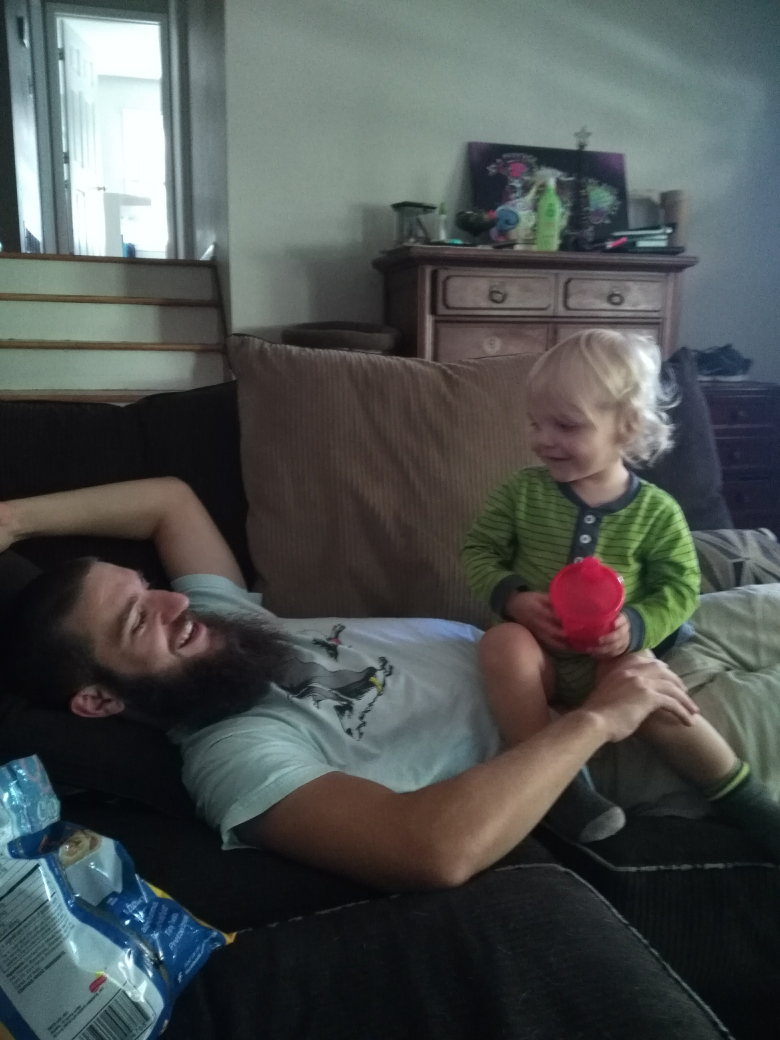
#> input picture L1/ps0_python/input/al_and_trace.png, 3120 x 4160 px (shown at 1/4 size)
$ jupyter execute ps0.ipynb   (shell and % lines are left out)
#> lines starting #> are read from the running program, lines starting #| are printed output that depends on the picture
[cell 1]
import cv2
import numpy as np
import matplotlib.pyplot as plt

[cell 2]
# Function to show images using open cv
def imshow(img, factor):
    cv2.startWindowThread()
    cv2.namedWindow('window', cv2.WINDOW_NORMAL)
    cv2.resizeWindow('window', (int(img.shape[1]/factor), int(img.shape[0]/factor)))
    cv2.imshow('window', img)
    cv2.waitKey(0)

[cell 3]
# Part 1
# Import 2 images - need to convert to rgb
img1_bgr = cv2.imread('input/al_and_trace.png')
#> img1_bgr is the input picture: shape (4160, 3120, 3); mean B, G, R 80.2, 81.4, 76.9
img2_bgr = cv2.imread('input/al_and_lene.png')
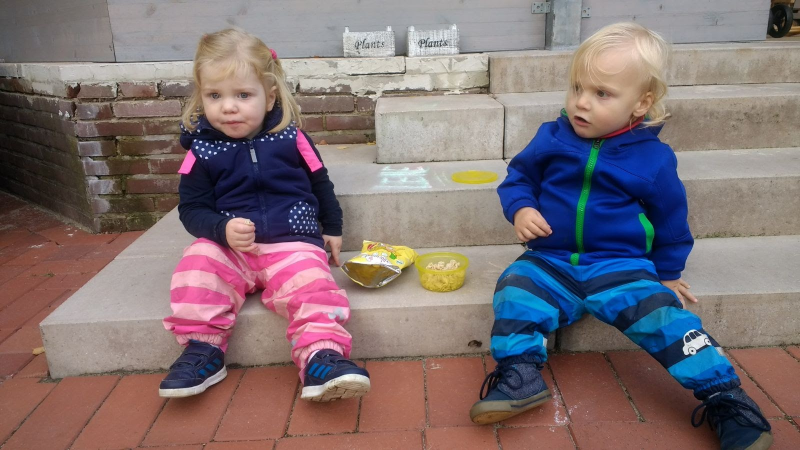
#> input picture L1/ps0_python/input/al_and_lene.png, 1600 x 900 px (shown at 1/2 size)
#> img2_bgr is the input picture: shape (900, 1600, 3); mean B, G, R 114.7, 112.6, 127.5
img1_rgb = cv2.cvtColor(img1_bgr, cv2.COLOR_BGR2RGB)
img2_rgb = cv2.cvtColor(img2_bgr, cv2.COLOR_BGR2RGB)

[cell 4]
# 1a: import image 1, view it, save it to outputs
img1 = cv2.imread('input/al_and_trace.png')
imshow(img1, 5)
cv2.imwrite('output/ps0-1-a-1.png', img1)
#> Out = True

[cell 5]
# 1b: import image 2, view it, save it to outputs
img2 = cv2.imread('input/al_and_lene.png')
imshow(img2, 2)
cv2.imwrite('output/ps0-1-a-2.png', img1)
#> Out = True

[cell 6]
# 2a: convert image 1 from bgr to rgb
img1_rgb = cv2.cvtColor(img1, cv2.COLOR_BGR2RGB)
imshow(img1_rgb, 5)
cv2.imwrite('output/ps0-2-a-1.png', img1_rgb)
#> Out = True

[cell 7]
# 2b: create monochrome image from image 1 green channel
img1_g = img1[:, :, 1]
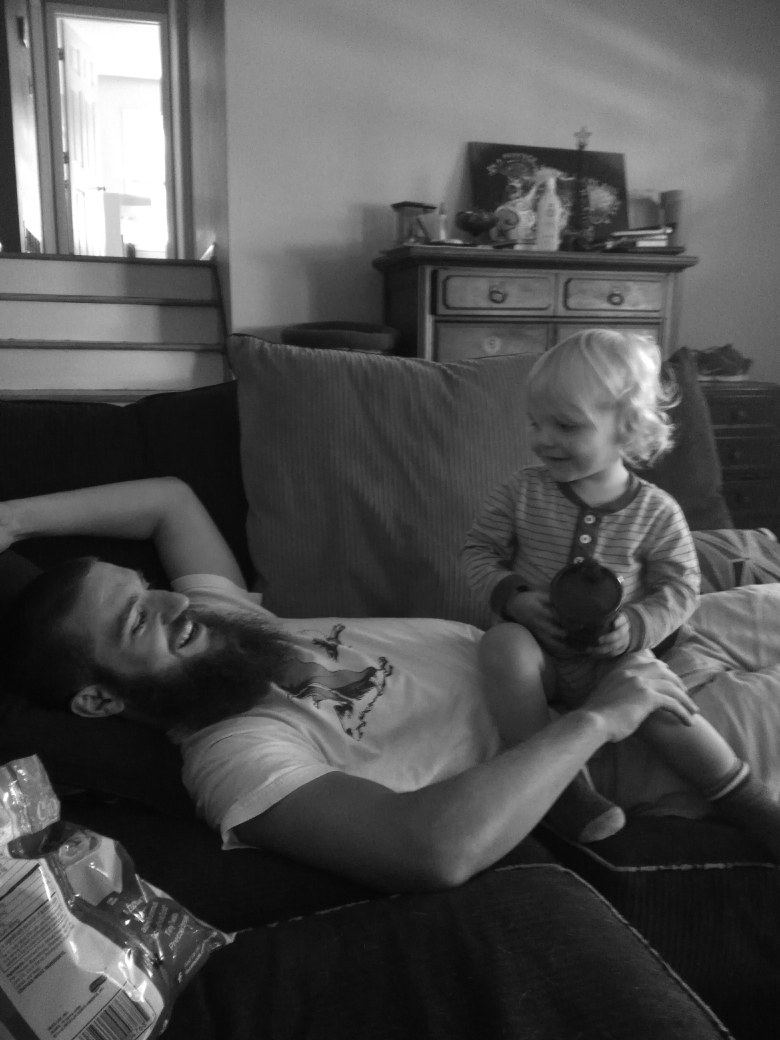
#> img1_g: shape (4160, 3120) (shown at 1/4 size); min 0, max 255, mean 81.4
imshow(img1_g, 5)
cv2.imwrite('output/ps0-2-b-1.png', img1_g)
#> Out = True

[cell 8]
# 2c: create monochrome image from image 1 red channel
img1_r = img1[:, :, 2]
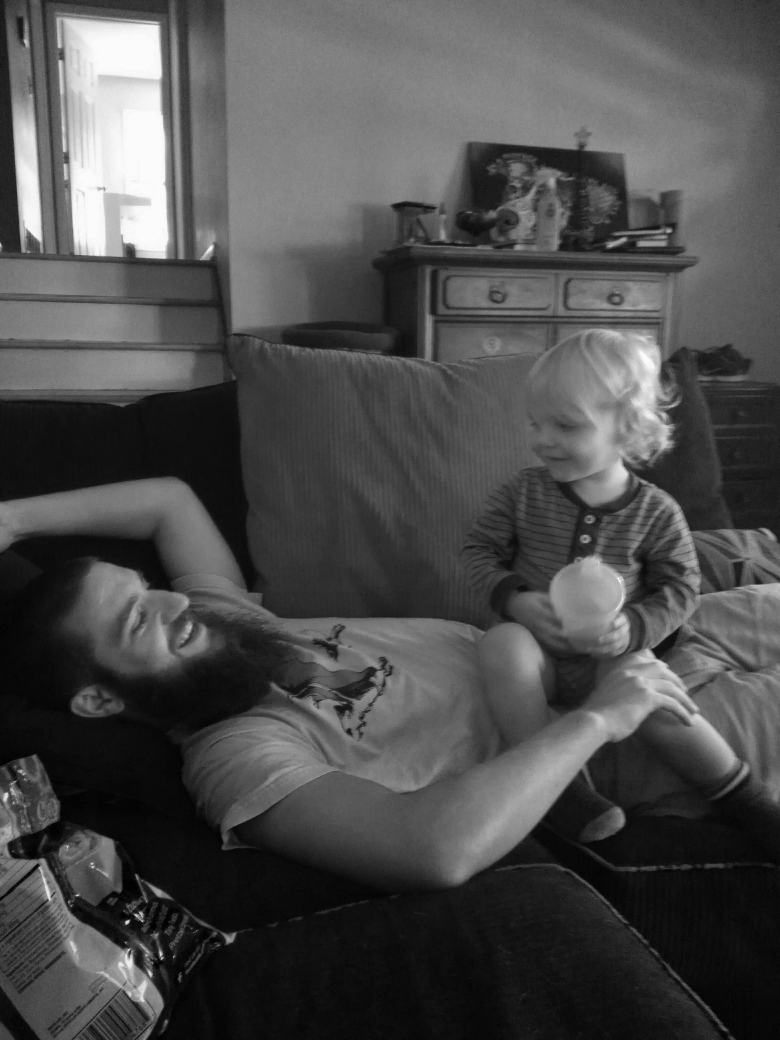
#> img1_r: shape (4160, 3120) (shown at 1/4 size); min 0, max 255, mean 76.9
imshow(img1_r, 5)
cv2.imwrite('output/ps0-2-c-1.png', img1_r)
#> Out = True

[cell 9]
# 2d: questions to answer

[cell 10]
# 3a: take center square region of 100x100 from image 1 green
#     and insert into center region of image 1 red
x_start = int((img1_g.shape[1] - 100) / 2) - 1
#> x_start = 1509
x_end = int(x_start + 100)
#> x_end = 1609
y_start = int((img1_g.shape[0] - 100) / 2) - 1
#> y_start = 2029
y_end = int(y_start + 100)
#> y_end = 2129

img1_g_center = img1_g[y_start:y_end, x_start:x_end]
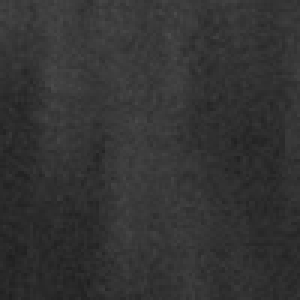
#> img1_g_center: shape (100, 100) (shown 3 times larger); min 30, max 75, mean 51.5

img1_r_g_center = img1_r.copy()
img1_r_g_center[y_start:y_end, x_start:x_end] = img1_g_center
imshow(img1_r_g_center, 5)
cv2.imwrite('output/ps0-3-a-1.png', img1_r_g_center)
#> Out = True

[cell 11]
# 4a: find min, max, mean, std of image 1 gree
img1_g_min = int(np.min(img1_g))
#> img1_g_min = 0
img1_g_max = int(np.max(img1_g))
#> img1_g_max = 255
img1_g_mean = int(np.mean(img1_g))
#> img1_g_mean = 81
img1_g_std = int(np.std(img1_g))
#> img1_g_std = 57
print('Image 1 green - min: {}'.format(img1_g_min))
#| Image 1 green - min: 0
print('Image 1 green - max: {}'.format(img1_g_max))
#| Image 1 green - max: 255
print('Image 1 green - mean: {}'.format(img1_g_mean))
#| Image 1 green - mean: 81
print('Image 1 green - standard deviation: {}'.format(img1_g_std))
#| Image 1 green - standard deviation: 57

[cell 12]
# 4b: subtract mean from image 1 green, then divide by standard deviation,
#     then multiply by 10, then add mean
img1_g_op = (((img1_g - img1_g_mean) // img1_g_std) * 10) + img1_g_mean
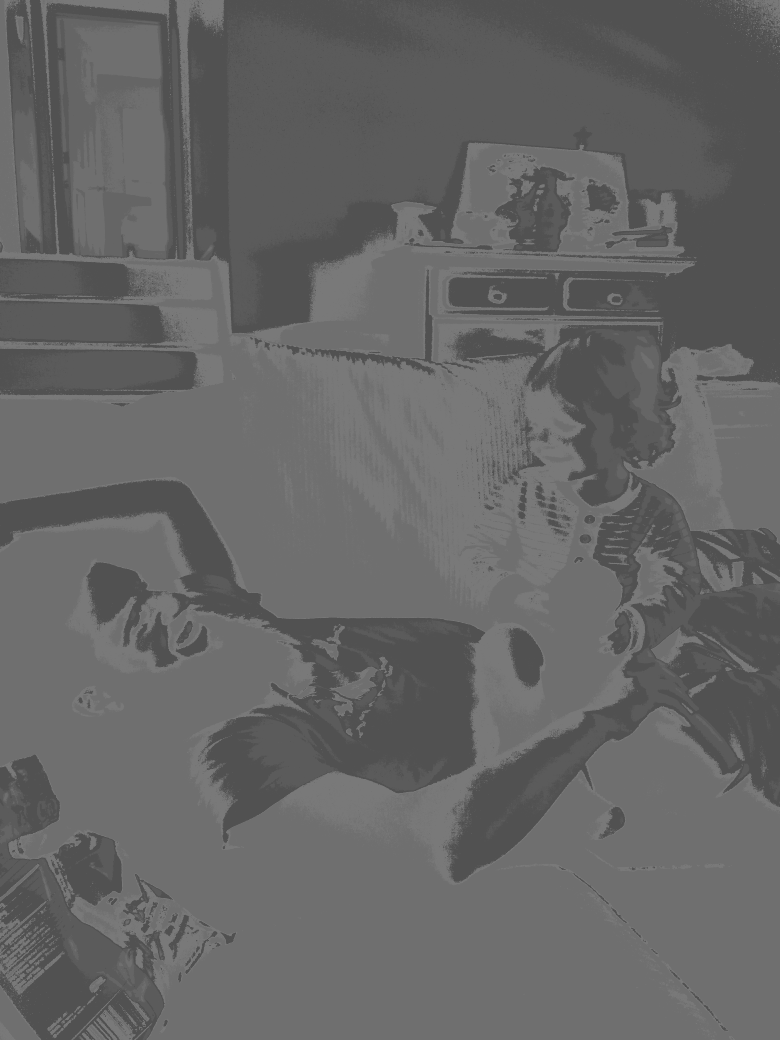
#> img1_g_op: shape (4160, 3120) (shown at 1/4 size); min 81, max 121, mean 101.3
imshow(img1_g_op, 5)
cv2.imwrite('output/ps0-4-b-1.png', img1_g_op)
